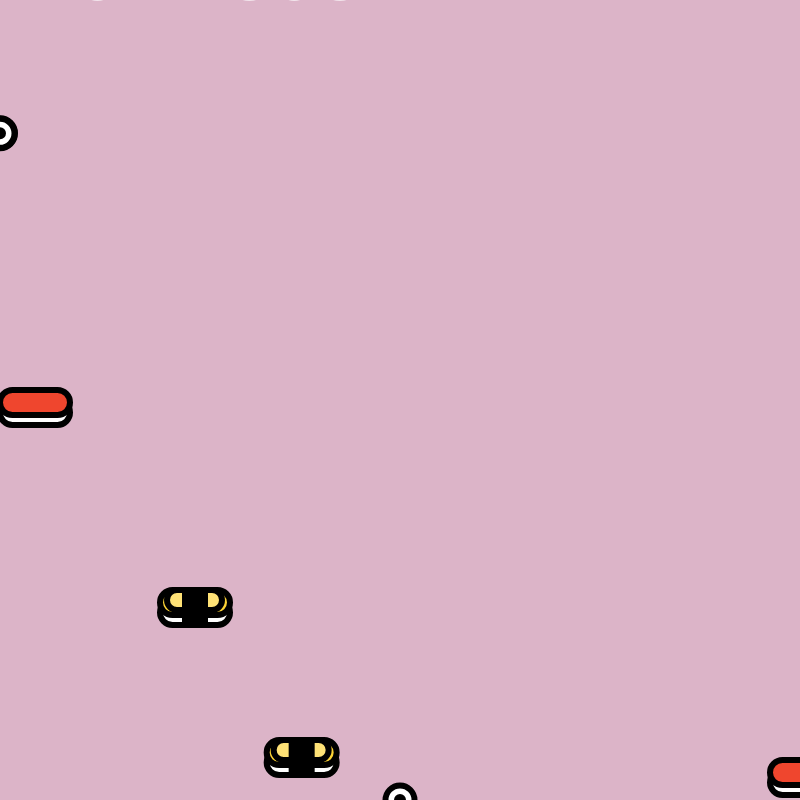
Frame 1 (no input)
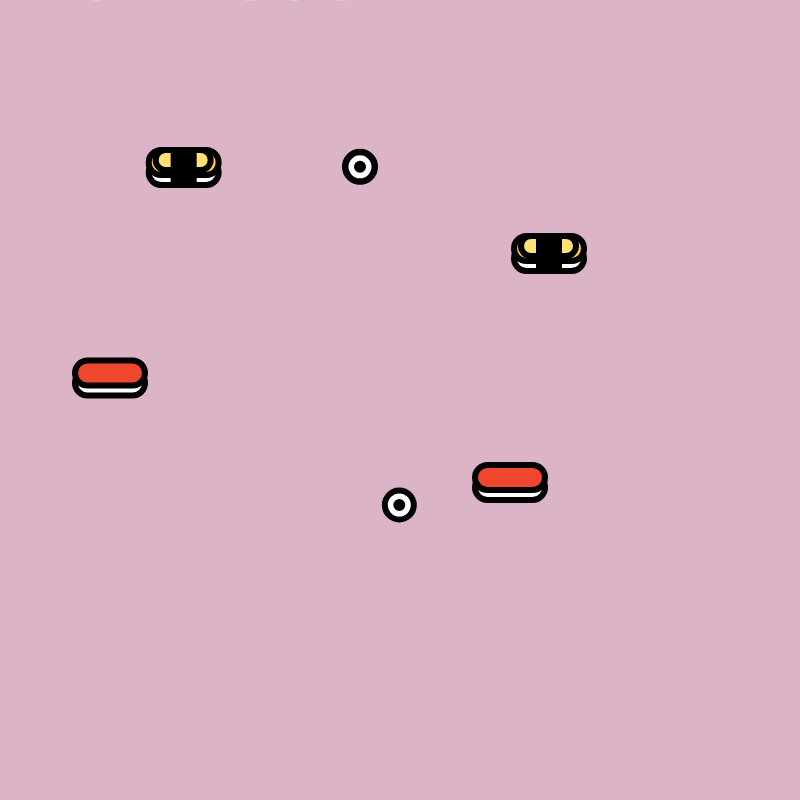
Frame 60 (no input)
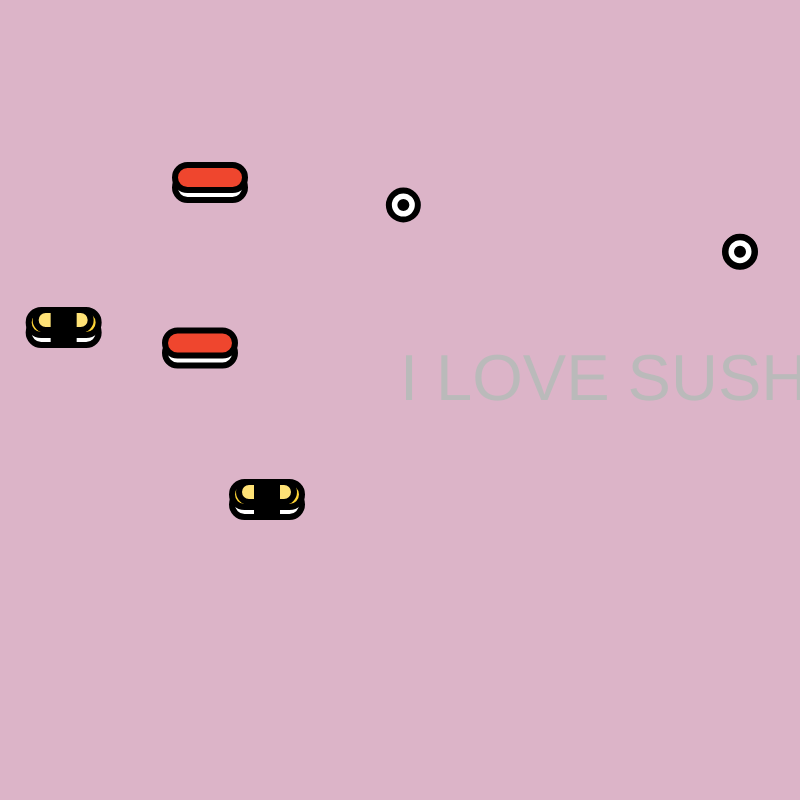
Frame 120 (the mouse pressed at the canvas centre since frame 60)

The p5.js sketch that drew these frames (run headless with seeded random() and noise() and a simulated clock; from frame 60 on, the mouse is pressed at the canvas centre):

// p5.js sketch
// ── sketch.js
var x1,y1; // seaweed sushi  
var x2,y2; // salmon sushi 
var x3,y3; // egg sushi 
var x4,y4; // seaweed sushi 2 
var x5,y5; // salmon sushi 2  
var x6,y6; // egg sushi 2  

function setup(){ // set up at start of program 
	createCanvas(800,800); 
	x1 = width/2; y1 = height;   
	x2 = 0; y2 = height/2;  
	x3 = width/3; y3 = height-50; 
	x4 = 0,y4 = height/6;  
	x5 = width-30; y5 = height-30;
	x6 = width/5; y6 = height-200;  
}

function draw(){
	//background(204,153,0); 
	background(220,180,200); 
	strokeWeight(2);  
	fill(255+sin(frameCount*0.1)*128);  
	textSize(65); 
	text("I LOVE SUSHI !!",mouseX,mouseY);  
	// seaweed sushi
	fill(0); // black seaweed 
 	ellipse(x1,y1,30,30);
 	strokeWeight(6);
  	fill(255); // white rice 
  	ellipse(x1,y1,29,29);
  	fill(160,204,80); // green cucumber 
  	ellipse(x1,y1,6,6);  
  	x1 += random(-1,1);  
 	y1 = y1-5;  
 	if (y1 < 0){
 		y1 = height; 
 	} 
 	// salmon sushi 
    fill(255);
    rect(x2,y2,70,25,25);
    fill(239,70,46);
    rect(x2,y2-10,70,25,25);
    x2 = x2+15; 
    if (x2 > width){
    	x2 = 0; 
    }
    y2 = y2-0.5; 
    if (y2 < 0){
    	y2 = height; 
    }
    // egg sushi 
    fill(255);
  	rect(x3,y3,70,25,25);
  	fill(253,211,53);
  	rect(x3,y3-10,70,25,25);
  	fill(255,226,118);
  	rect(x3+7,y3-10,55,20,20);
  	fill(0);
  	rect(x3+25,y3-10,20,30); 
  	x3 = x3-2;  
  	if (x3 < 0){
  		x3 = width/3; 
  	}
  	y3 = y3-10;  
  	if (y3 < 0){
  		y3 = height-50; 
  	}
  	// repeatedly copy and paste the above three types of sushi 
  	// we could use a for loop but since I'm not planning to paste in 
  	// a lot of sushi, I'm just going to hard code. 

  	// seaweed sushi
	fill(0); // black seaweed 
 	ellipse(x4,y4,30,30);
 	strokeWeight(6);
  	fill(255); // white rice 
  	ellipse(x4,y4,29,29);
  	fill(160,204,80); // green cucumber 
  	ellipse(x4,y4,6,6);  
  	x4 += 20; 
  	y4 += random(-50,50); 
  	if (x4 > width){
  		x4 = 0; 
  	}
  	if (y4 < 0 || y4 > height){
  		y4 = height/6; 
  	}

  	// salmon sushi 
    fill(255);
    rect(x5,y5,70,25,25);
    fill(239,70,46);
    rect(x5,y5-10,70,25,25);
    x5 -= 5; 
    y5 -= 5;  
    if (x5 < 0){
    	x5 = width-30; 
    }
    if (y5 < 0){
    	y5 = height-30; 
    }

    // egg sushi 
    fill(255);
  	rect(x6,y6,70,25,25);
  	fill(253,211,53);
  	rect(x6,y6-10,70,25,25);
  	fill(255,226,118);
  	rect(x6+7,y6-10,55,20,20);
  	fill(0);
  	rect(x6+25,y6-10,20,30); 
  	x6 += 6; 
  	y6 -= 6; 
  	if (x6 > width){
  		x6 = width/5;  
  	}
  	if (y6 < 0){ 
  		y6 = height-200; 
  	}
}
